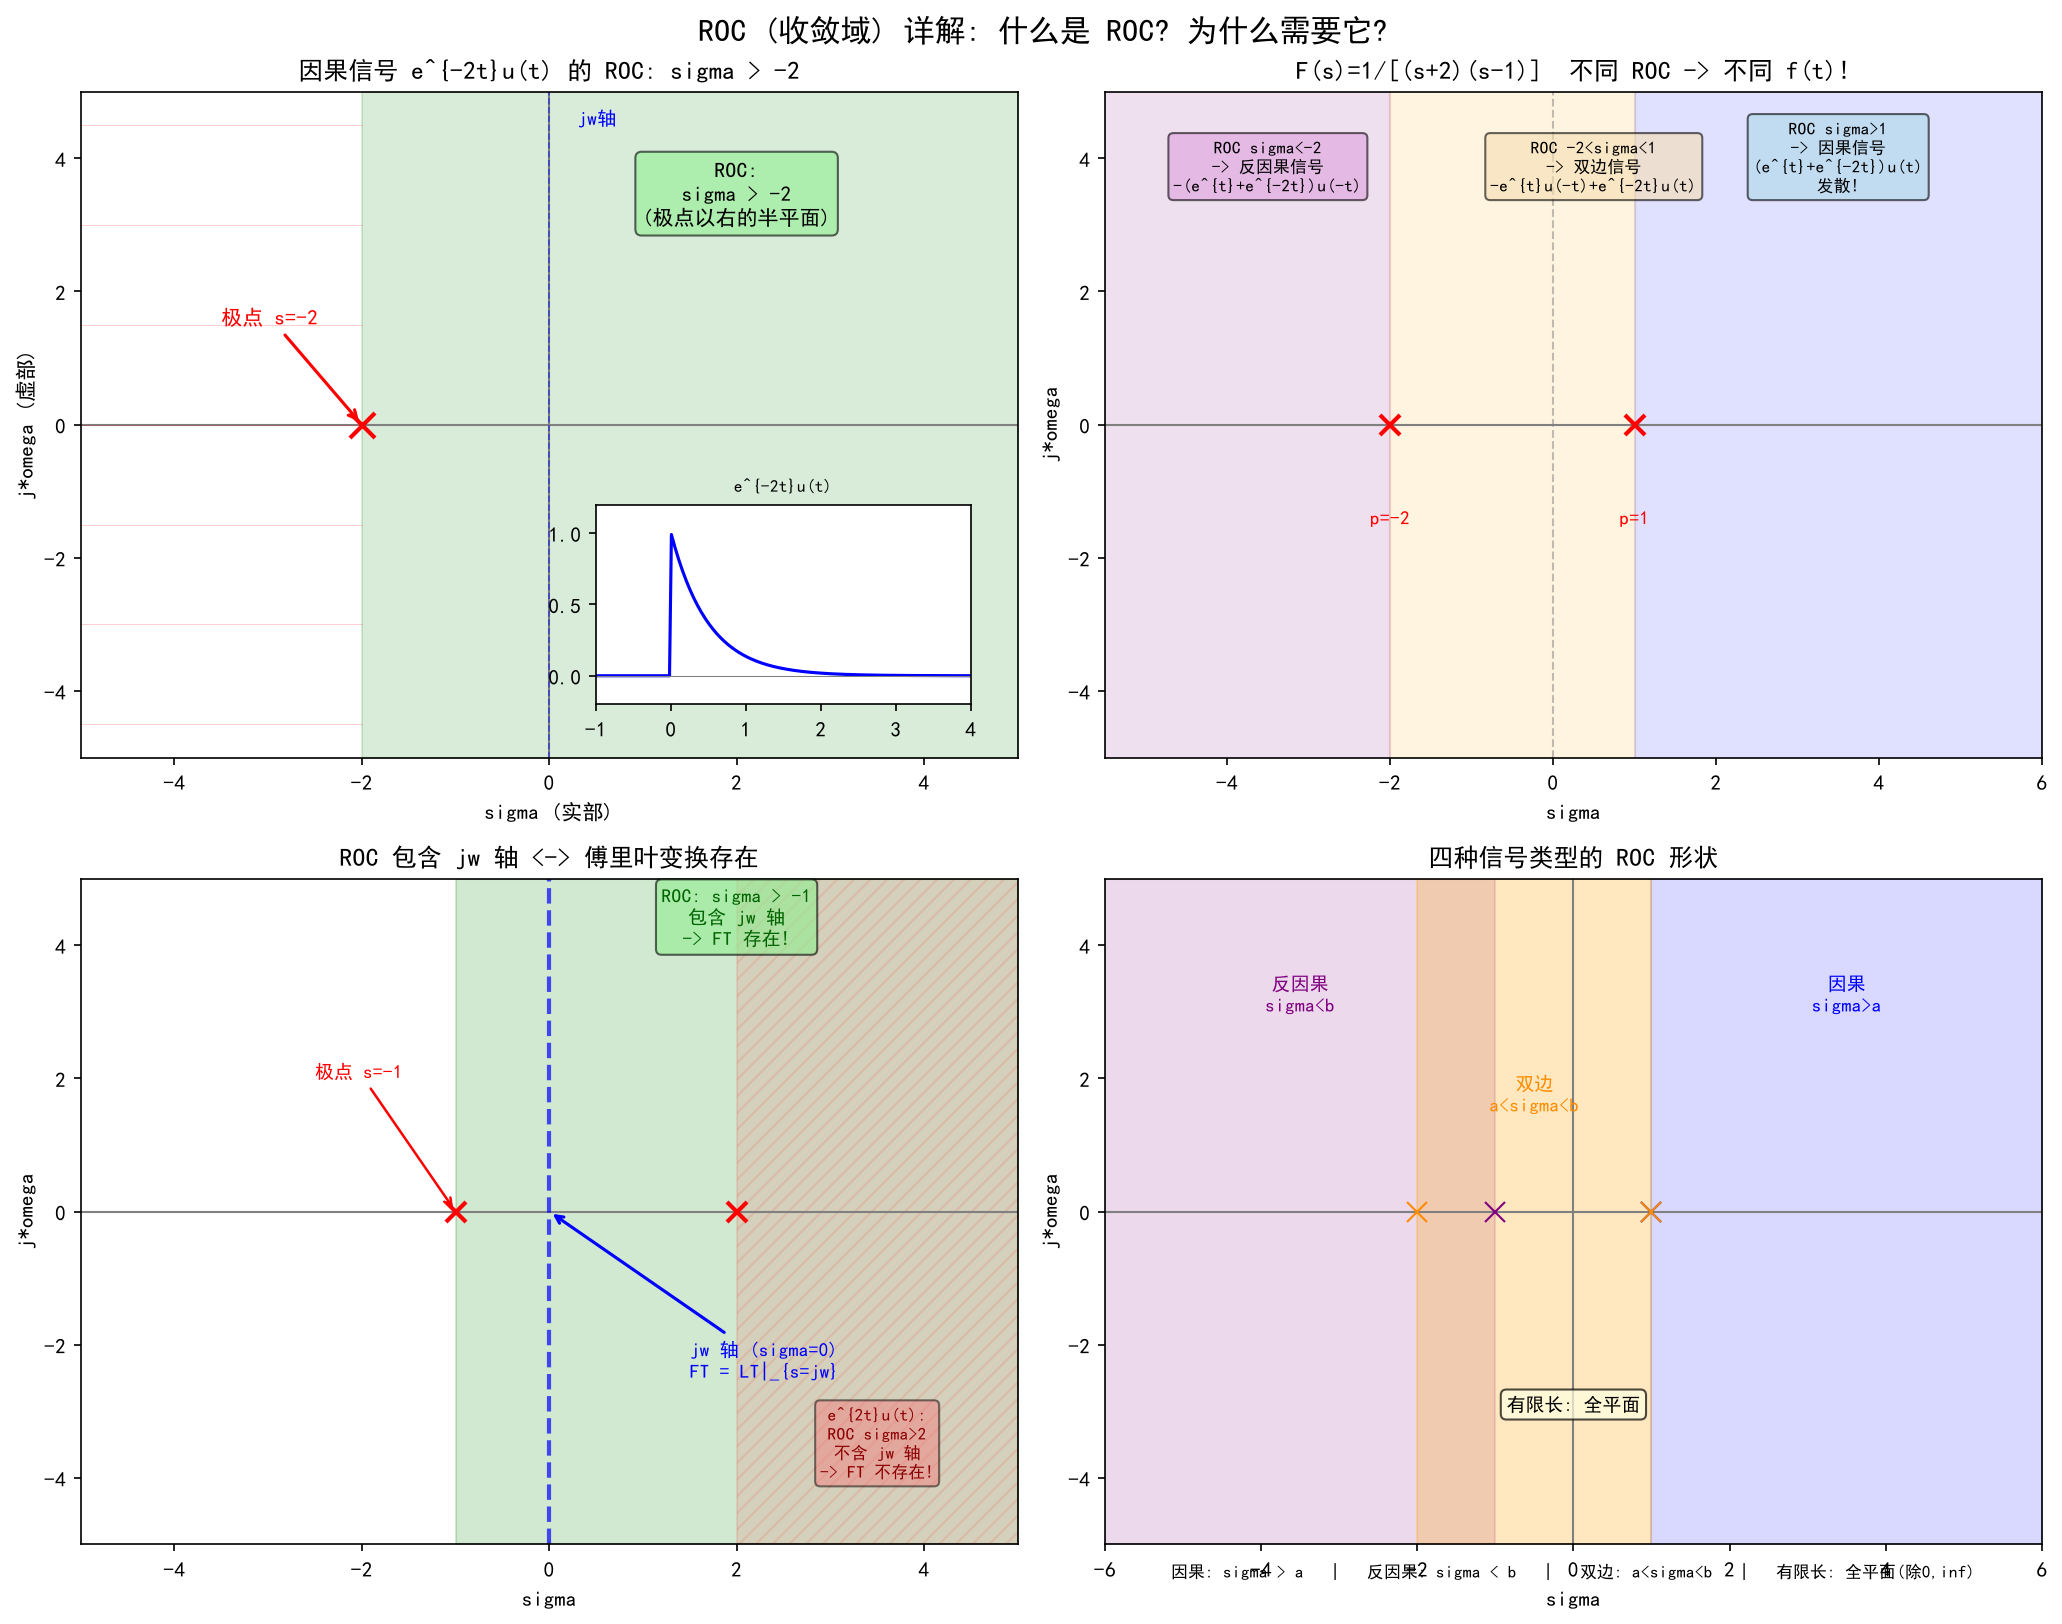

Write Python code to recreate this figure.
import numpy as np
import matplotlib.pyplot as plt
from matplotlib.patches import FancyBboxPatch, FancyArrowPatch

plt.rcParams['font.sans-serif'] = ['SimHei', 'Microsoft YaHei', 'DejaVu Sans']
plt.rcParams['axes.unicode_minus'] = False

fig, axes = plt.subplots(2, 2, figsize=(14, 11))

# ===== (a) 什么是 ROC: 因果信号 e^{-2t}u(t) =====
ax = axes[0, 0]
ax.set_xlim(-5, 5); ax.set_ylim(-5, 5)
ax.axhline(y=0, color='gray', linewidth=1)
ax.axvline(x=0, color='gray', linewidth=1)
ax.set_xlabel('sigma (实部)'); ax.set_ylabel('j*omega (虚部)')
ax.set_title('因果信号 e^{-2t}u(t) 的 ROC: sigma > -2', fontsize=12)

# s-plane
ax.fill_between([-2, 5], [-5, -5], [5, 5], alpha=0.15, color='green')
# 极点标记
ax.plot(-2, 0, 'rx', markersize=12, markeredgewidth=2)
ax.annotate('极点 s=-2', xy=(-2, 0), xytext=(-3.5, 1.5), fontsize=10, color='red',
            arrowprops=dict(arrowstyle='->', color='red', lw=1.5))

# jω 轴标注
ax.plot([0, 0], [-5, 5], 'b--', linewidth=0.8, alpha=0.5)
ax.text(0.3, 4.5, 'jw轴', fontsize=9, color='blue')

# ROC 标注
ax.annotate('ROC:\nsigma > -2\n(极点以右的半平面)', xy=(2, 3), fontsize=10, ha='center',
            bbox=dict(boxstyle='round', facecolor='lightgreen', alpha=0.6))

# 在被排除的区域画斜线示意
for y_val in np.linspace(-4.5, 4.5, 7):
    ax.plot([-5, -2], [y_val, y_val], 'r-', linewidth=0.3, alpha=0.3)

# 小图: 时域波形
ax_inset = ax.inset_axes([0.55, 0.08, 0.4, 0.3])
t_inset = np.linspace(-1, 4, 200)
ax_inset.plot(t_inset, np.exp(-2*t_inset) * (t_inset >= 0), 'b', linewidth=1.5)
ax_inset.axhline(y=0, color='gray', linewidth=0.5)
ax_inset.set_title('e^{-2t}u(t)', fontsize=8)
ax_inset.set_xlim(-1, 4); ax_inset.set_ylim(-0.2, 1.2)

# ===== (b) 为什么需要 ROC: 不同信号可能对应相同 F(s) =====
ax = axes[0, 1]
# 同一 F(s) = 1/(s+2)(s-1), 极点 s=-2, s=1
# 因果: ROC sigma>1
# 反因果: ROC sigma<-2
# 双边: ROC -2<sigma<1

# 画三个不同区域的框
# 因果 ROC
from matplotlib.patches import Rectangle
ax.add_patch(Rectangle((1, -5.2), 5, 10.4, alpha=0.12, color='blue', zorder=0))
# 双边 ROC (带状)
ax.add_patch(Rectangle((-2, -5.2), 3, 10.4, alpha=0.12, color='orange', zorder=0))
# 反因果 ROC
ax.add_patch(Rectangle((-5.5, -5.2), 3.5, 10.4, alpha=0.12, color='purple', zorder=0))

ax.set_xlim(-5.5, 6); ax.set_ylim(-5, 5)
ax.axhline(y=0, color='gray', linewidth=1)
ax.axvline(x=0, color='gray', linewidth=1, linestyle='--', alpha=0.5)
ax.set_xlabel('sigma'); ax.set_ylabel('j*omega')
ax.set_title('F(s)=1/[(s+2)(s-1)]  不同 ROC -> 不同 f(t)!', fontsize=12)

# 极点
ax.plot(-2, 0, 'rx', markersize=10, markeredgewidth=2)
ax.plot(1, 0, 'rx', markersize=10, markeredgewidth=2)
ax.annotate('p=-2', xy=(-2, 0), xytext=(-2, -1.5), fontsize=9, ha='center', color='red')
ax.annotate('p=1', xy=(1, 0), xytext=(1, -1.5), fontsize=9, ha='center', color='red')

# 标注三个可能的 f(t)
ax.text(3.5, 3.5, 'ROC sigma>1\n-> 因果信号\n(e^{t}+e^{-2t})u(t)\n发散!', fontsize=8, ha='center',
        bbox=dict(boxstyle='round', facecolor='lightblue', alpha=0.6))
ax.text(0.5, 3.5, 'ROC -2<sigma<1\n-> 双边信号\n-e^{t}u(-t)+e^{-2t}u(t)', fontsize=8, ha='center',
        bbox=dict(boxstyle='round', facecolor='wheat', alpha=0.6))
ax.text(-3.5, 3.5, 'ROC sigma<-2\n-> 反因果信号\n-(e^{t}+e^{-2t})u(-t)', fontsize=8, ha='center',
        bbox=dict(boxstyle='round', facecolor='plum', alpha=0.6))

# ===== (c) ROC 与傅里叶变换的关系 =====
ax = axes[1, 0]
ax.set_xlim(-5, 5); ax.set_ylim(-5, 5)
ax.axhline(y=0, color='gray', linewidth=1)
ax.axvline(x=0, color='b', linewidth=2, linestyle='--', alpha=0.7)
ax.set_xlabel('sigma'); ax.set_ylabel('j*omega')
ax.set_title('ROC 包含 jw 轴 <-> 傅里叶变换存在', fontsize=12)

# 信号 e^{-t}u(t) 极点 s=-1, ROC sigma>-1 (包含 jw 轴)
ax.fill_between([-1, 5], [-5, -5], [5, 5], alpha=0.18, color='green')
ax.plot(-1, 0, 'rx', markersize=10, markeredgewidth=2)
ax.annotate('极点 s=-1', xy=(-1, 0), xytext=(-2.5, 2), fontsize=9, color='red',
            arrowprops=dict(arrowstyle='->', color='red', lw=1.2))
ax.text(2, 4, 'ROC: sigma > -1\n包含 jw 轴\n-> FT 存在!', fontsize=9, ha='center', color='darkgreen',
        bbox=dict(boxstyle='round', facecolor='lightgreen', alpha=0.6))
ax.annotate('jw 轴 (sigma=0)\nFT = LT|_{s=jw}', xy=(0, 0), xytext=(1.5, -2.5),
            fontsize=9, color='blue',
            arrowprops=dict(arrowstyle='->', color='blue', lw=1.5))

# 信号 e^{2t}u(t) 极点 s=2, ROC sigma>2 (不包含 jw 轴)
ax.fill_between([2, 5], [-5, -5], [5, 5], alpha=0.1, color='red', hatch='///')
ax.plot(2, 0, 'rx', markersize=10, markeredgewidth=2)
ax.text(3.5, -4, 'e^{2t}u(t):\nROC sigma>2\n不含 jw 轴\n-> FT 不存在!', fontsize=8, ha='center', color='darkred',
        bbox=dict(boxstyle='round', facecolor='lightcoral', alpha=0.5))

# ===== (d) ROC 形状总览 =====
ax = axes[1, 1]
ax.set_xlim(-6, 6); ax.set_ylim(-5, 5)
ax.axhline(y=0, color='gray', linewidth=1); ax.axvline(x=0, color='gray', linewidth=1)
ax.set_xlabel('sigma'); ax.set_ylabel('j*omega')
ax.set_title('四种信号类型的 ROC 形状', fontsize=12)
ax.text(0, -5.5, '因果: sigma > a   |   反因果: sigma < b   |   双边: a<sigma<b   |   有限长: 全平面(除0,inf)',
        ha='center', fontsize=8, transform=ax.transData)

# 因果信号 ROC (右半平面)
ax.fill_between([1, 6], [-5, -5], [5, 5], alpha=0.15, color='blue')
ax.plot(1, 0, 'bx', markersize=10)
ax.text(3.5, 3, '因果\nsigma>a', fontsize=9, ha='center', color='blue')

# 反因果信号 ROC (左半平面)
ax.fill_between([-6, -1], [-5, -5], [5, 5], alpha=0.15, color='purple')
ax.plot(-1, 0, 'x', color='purple', markersize=10)
ax.text(-3.5, 3, '反因果\nsigma<b', fontsize=9, ha='center', color='purple')

# 双边信号 ROC (带状)
ax.fill_between([-2, 1], [-5, -5], [5, 5], alpha=0.25, color='orange')
ax.plot(-2, 0, 'x', color='darkorange', markersize=10)
ax.plot(1, 0, 'x', color='darkorange', markersize=10)
ax.text(-0.5, 1.5, '双边\na<sigma<b', fontsize=9, ha='center', color='darkorange')

# 有限长 (全平面)
ax.text(0, -3, '有限长: 全平面', fontsize=9, ha='center',
        bbox=dict(boxstyle='round', facecolor='lightyellow', alpha=0.7))

fig.suptitle('ROC (收敛域) 详解: 什么是 ROC? 为什么需要它?', fontsize=15, fontweight='bold')
plt.tight_layout()
plt.savefig('roc_explained.png', dpi=150, bbox_inches='tight')
print("Done! roc_explained.png saved.")
